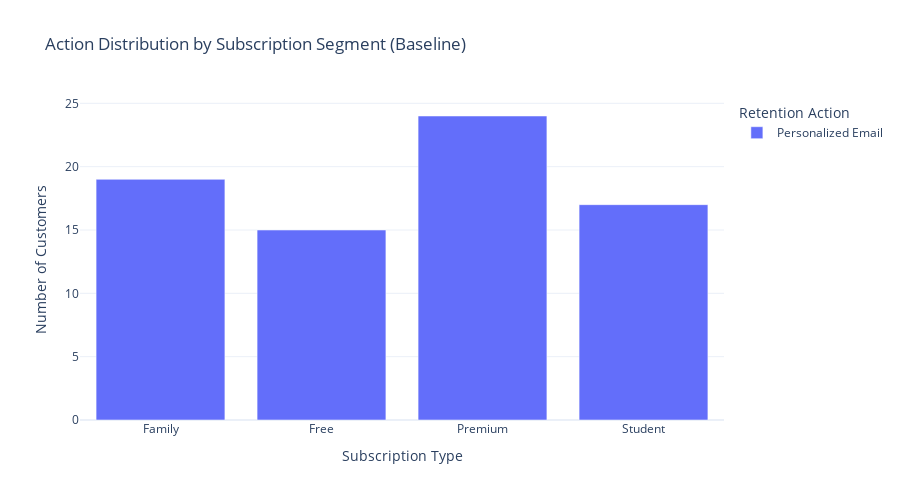

Here is the notebook cell this chart was saved with:
### Code cell
# Visualization 5: Stacked Bar Chart - Actions by Subscription Segment
segment_action = baseline_results['assignments'].groupby(['subscription_type', 'action_name']).size().reset_index(name='count')

fig5 = px.bar(
    segment_action,
    x='subscription_type',
    y='count',
    color='action_name',
    title='Action Distribution by Subscription Segment (Baseline)',
    labels={'subscription_type': 'Subscription Type', 'count': 'Number of Customers', 'action_name': 'Action'},
    barmode='stack'
)

fig5.update_layout(
    template='plotly_white',
    height=500,
    legend=dict(title='Retention Action', orientation='v', x=1.02, y=1)
)

fig5.show()

print("INTERPRETATION:")
print("All subscription segments receive treatment, satisfying the fairness coverage floor")
print("constraint. Premium and high-value segments receive more intensive (costly) actions.")

### Figure 1 — Plotly figure (JSON) as saved in the notebook; plotly's stock layout.template omitted (floating-point values rounded to 4 significant figures)
{"data": [{"alignmentgroup": "True", "hovertemplate": "Action=Personalized Email<br>Subscription Type=%{x}<br>Number of Customers=%{y}<extra></extra>", "legendgroup": "Personalized Email", "marker": {"color": "#636efa", "pattern": {"shape": ""}}, "name": "Personalized Email", "offsetgroup": "Personalized Email", "orientation": "v", "showlegend": true, "textposition": "auto", "type": "bar", "x": ["Family", "Free", "Premium", "Student"], "xaxis": "x", "y": [19, 15, 24, 17], "yaxis": "y"}], "layout": {"barmode": "stack", "height": 500, "legend": {"orientation": "v", "title": {"text": "Retention Action"}, "tracegroupgap": 0, "x": 1.02, "y": 1}, "title": {"text": "Action Distribution by Subscription Segment (Baseline)"}, "xaxis": {"anchor": "y", "domain": [0, 1], "title": {"text": "Subscription Type"}}, "yaxis": {"anchor": "x", "domain": [0, 1], "title": {"text": "Number of Customers"}}}}
